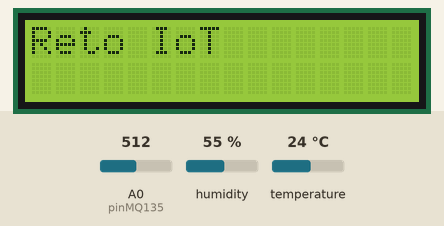
Simulated run of this sketch. Board: ESP8266 (NodeMCU). Parts: 16×2 character LCD. The test bench sets the inputs (shaded band); at power-on: A0 (pinMQ135) = 512, humidity 55 %, temperature 24 °C. WiFi joins after 1.5 s; servers stay silent unless stated; uploads are accepted with an empty reply; what the sketch prints to the serial monitor is not drawn.

Above: at 0.1 s.
At 2.7 s:
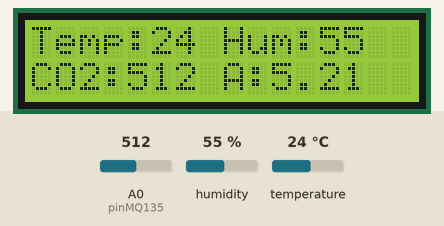
At 13.0 s:
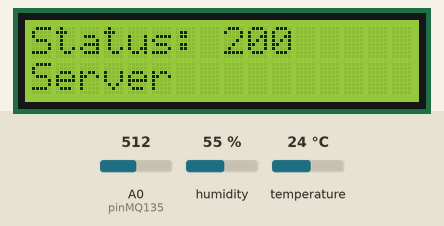

Measured:
- what the display in image 1 shows lasts 10.2 s, from 2.7 s to 12.9 s
- what the display in image 2 shows lasts 10.1 s, from 12.9 s to 23.0 s

The sketch:

NodeMCU_DB.ino
```cpp
#include <LiquidCrystal.h>
#include "DHT.h"
#include <ESP8266HTTPClient.h>
#include <ESP8266WiFi.h>
#include <WiFiClient.h>

const int RS = D2, EN = D3, d4 = D5, d5 = D6, d6 = D7, d7 = D8;

LiquidCrystal lcd(RS, EN, d4, d5, d6, d7);

#define DHTPIN D4

#define DHTTYPE DHT11

DHT dht(DHTPIN,DHTTYPE);

float humedad;
float temperatura;

int pinMQ135 = A0;

float ppmCo2;
double alcohol;

const char* ssid = "SSID";
const char* password = "password";
String server = "Server";//Servidor XAMPP

int Num_Equipo = 7;
int ID_Lugar = 2;

WiFiClient client;

HTTPClient http;

void setup()
{
 Serial.begin(115200);
  lcd.begin(16,2);
  lcd.setCursor(0,0);
  lcd.print("Reto IoT");
  delay(10);
  dht.begin();
  Serial.println();
  Serial.println();
  Serial.println("Conectado a red: ");
  Serial.print(ssid);

  WiFi.begin(ssid, password);

  while (WiFi.status() != WL_CONNECTED) {
    delay(500);
    Serial.print(".");
  }
  Serial.println("");
  Serial.println("WiFi listo");

  // Start the server
//  server.begin();
  Serial.println("Servidor: ");
  Serial.println(WiFi.localIP());
  Serial.println("MAC Adress: ");
  Serial.println(WiFi.softAPmacAddress());
  delay(1000);

  Serial.println("Conectando a XAMPP...");
 }
void loop()
{
  humedad = dht.readHumidity();
  temperatura = dht.readTemperature();
  float ppmCo2 = analogRead(pinMQ135);
  float voltaje = ppmCo2 * (5.0 / 1023.0);
  float Rs = 1000 * ((5 - voltaje) / voltaje);
  double alcohol = 0.4091 * pow(Rs / 5463, -1.497);
  lcd.begin(16,2);
  lcd.setCursor(0,0);
  lcd.print("Temp:" + String(int(temperatura)) + " Hum:" + String(int(humedad)));
  lcd.setCursor(0,1);
  lcd.print("CO2:" + String(int(ppmCo2)) + " A:" + String(alcohol));
  delay(10000);
  sendingData(ppmCo2, alcohol);
 }

void sendingData(float ppmCo2, double alcohol) {
  String url = "http://" + server + "/retoiot/datos.php?Temperatura="
  + String(temperatura) + "&Humedad=" + String(humedad) + "&CO2=" +
  String(ppmCo2) + "&Alcohol=" + String(alcohol) + "&Num_Equipo=" + String(Num_Equipo)
  + "&ID_Lugar=" + String(ID_Lugar);
  http.begin(client, url);
  int httpCode = http.GET();
  Serial.println(url);
  Serial.println(httpCode);
  lcd.begin(16,2);
  lcd.setCursor(0,0);
  lcd.print("Status: " + String(httpCode));
  lcd.setCursor(0,1);
  lcd.print(String(server));
  http.end();
  delay(10000);
}
```
